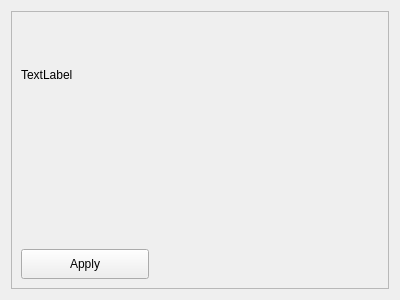
<?xml version="1.0" encoding="UTF-8"?>
<ui version="4.0">
 <class>srv_widget</class>
 <widget class="QWidget" name="srv_widget">
  <property name="geometry">
   <rect>
    <x>0</x>
    <y>0</y>
    <width>400</width>
    <height>300</height>
   </rect>
  </property>
  <property name="windowTitle">
   <string>Form</string>
  </property>
  <layout class="QVBoxLayout" name="verticalLayout_2">
   <item>
    <widget class="QFrame" name="frame">
     <property name="frameShape">
      <enum>QFrame::StyledPanel</enum>
     </property>
     <property name="frameShadow">
      <enum>QFrame::Raised</enum>
     </property>
     <layout class="QVBoxLayout" name="verticalLayout_3">
      <item>
       <layout class="QVBoxLayout" name="verticalLayout">
        <item>
         <widget class="QLabel" name="service_label">
          <property name="text">
           <string>TextLabel</string>
          </property>
         </widget>
        </item>
        <item>
         <widget class="QWidget" name="input_widget" native="true">
          <layout class="QVBoxLayout" name="verticalLayout_4">
           <item>
            <layout class="QVBoxLayout" name="input_container"/>
           </item>
          </layout>
         </widget>
        </item>
        <item>
         <widget class="QPushButton" name="apply_button">
          <property name="minimumSize">
           <size>
            <width>128</width>
            <height>30</height>
           </size>
          </property>
          <property name="maximumSize">
           <size>
            <width>128</width>
            <height>30</height>
           </size>
          </property>
          <property name="text">
           <string>Apply</string>
          </property>
         </widget>
        </item>
       </layout>
      </item>
     </layout>
    </widget>
   </item>
  </layout>
 </widget>
 <resources/>
 <connections/>
</ui>
